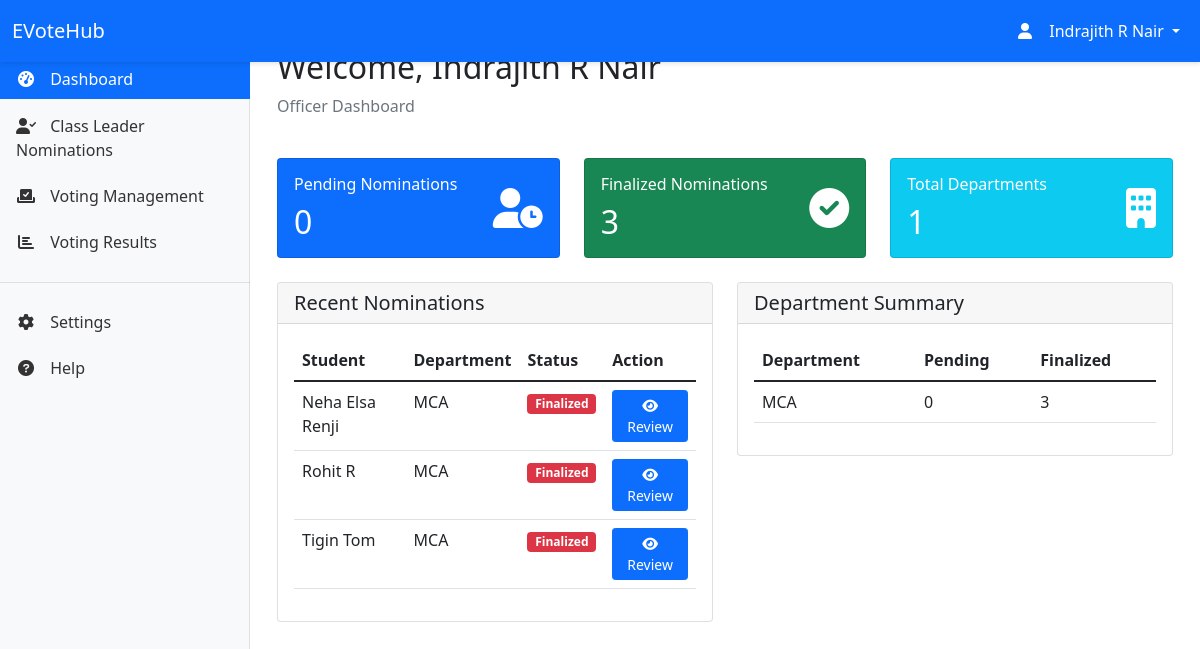
Before: /officer/dashboard/ (signed in) with the older database file.
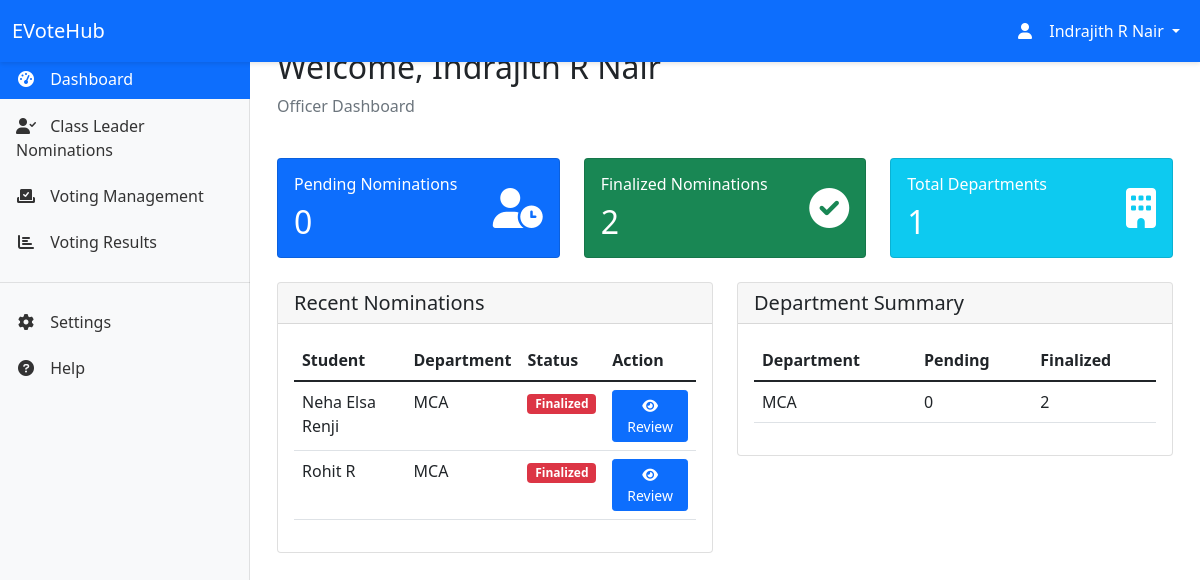
After: the same page with the newer database file.
### myapp/models.py (models this page shows, shortened)
class ClassLeaderNomination(models.Model):
    student = models.ForeignKey(Student, on_delete=models.CASCADE)
    department = models.ForeignKey(Department, on_delete=models.CASCADE)
    nomination_text = models.TextField()
    marks = models.DecimalField(max_digits=4, decimal_places=2, default=0.00, help_text="CGPA on a scale of 10")
    achievements = models.TextField(blank=True, null=True)
    status = models.CharField(max_length=20, choices=[
        ('pending', 'Pending'),
        ('approved', 'Approved'),
        ('rejected', 'Rejected'),
        ('finalized', 'Finalized')
    ], default='pending')
    created_at = models.DateTimeField(auto_now_add=True)
    updated_at = models.DateTimeField(auto_now=True)
    reviewed_by = models.ForeignKey(HOD, on_delete=models.SET_NULL, null=True, blank=True)
    reviewed_at = models.DateTimeField(null=True, blank=True)
    feedback = models.TextField(blank=True, null=True)
    finalized_by = models.ForeignKey(Officer, on_delete=models.SET_NULL, null=True, blank=True)
    finalized_at = models.DateTimeField(null=True, blank=True)
    finalization_notes = models.TextField(blank=True, null=True)
    class Meta:
        ordering = ['-created_at']

class Student(models.Model):
    GENDER_CHOICES = [
        ('M', 'Male'),
        ('F', 'Female')
    ]
    user = models.OneToOneField(User, on_delete=models.CASCADE)
    student_id = models.CharField(max_length=20, unique=True)
    department = models.ForeignKey(Department, on_delete=models.CASCADE)
    gender = models.CharField(max_length=1, choices=GENDER_CHOICES, default='M')
    profile_picture = models.ImageField(upload_to='static/images/profiles/', null=True, blank=True)
    created_at = models.DateTimeField(auto_now_add=True)
    updated_at = models.DateTimeField(auto_now=True)

class Department(models.Model):
    name = models.CharField(max_length=100)
    code = models.CharField(max_length=10, unique=True)
    created_at = models.DateTimeField(default=timezone.now)
    updated_at = models.DateTimeField(auto_now=True)

### myapp/views.py (the view)
# urls.py: path('officer/dashboard/', views.officer_home, name='officer_home'),
@login_required
def officer_home(request):
    try:
        officer = request.user.officer
    except Officer.DoesNotExist:
        messages.error(request, 'Access denied. You are not authorized as an Officer.')
        return redirect('home')
    pending_nominations = ClassLeaderNomination.objects.filter(status='approved').count()
    finalized_nominations = ClassLeaderNomination.objects.filter(status='finalized').count()
    total_departments = Department.objects.count()
    recent_nominations = ClassLeaderNomination.objects.filter(
        status__in=['approved', 'finalized']
    ).select_related('student__user', 'department').order_by('-updated_at')[:5]
    department_summary = []
    for department in Department.objects.all():
        summary = {
            'name': department.name,
            'pending_count': ClassLeaderNomination.objects.filter(
                department=department,
                status='approved'
            ).count(),
            'finalized_count': ClassLeaderNomination.objects.filter(
                department=department,
                status='finalized'
            ).count()
        }
        department_summary.append(summary)
    context = {
        'officer': officer,
        'pending_nominations': pending_nominations,
        'finalized_nominations': finalized_nominations,
        'total_departments': total_departments,
        'recent_nominations': recent_nominations,
        'department_summary': department_summary
    }
    return render(request, 'officer/officer_home.html', context)

### templates/officer/officer_home.html (shortened to what the changed rows need)
{% extends 'officer/base_officer.html' %}
{% block content %}
<div class="container-fluid">
    <div class="row mb-4">
        <div class="col-12">
            <h2>Welcome, {{ request.user.get_full_name }}</h2>
        </div>
    </div>
    <div class="row mb-4">
        <div class="col-md-4">
            <div class="card bg-primary text-white">
                <div class="card-body">
                    <div class="d-flex justify-content-between align-items-center">
                        <div>
                            <h2 class="mt-2 mb-0">{{ pending_nominations }}</h2>
                        </div>
                    </div>
                </div>
            </div>
        </div>
        <div class="col-md-4">
            <div class="card bg-success text-white">
                <div class="card-body">
                    <div class="d-flex justify-content-between align-items-center">
                        <div>
                            <h6 class="card-title mb-0">Finalized Nominations</h6>
                            <h2 class="mt-2 mb-0">{{ finalized_nominations }}</h2>
                        </div>
                    </div>
                </div>
            </div>
        </div>
        <div class="col-md-4">
            <div class="card bg-info text-white">
                <div class="card-body">
                    <div class="d-flex justify-content-between align-items-center">
                        <div>
                            <h2 class="mt-2 mb-0">{{ total_departments }}</h2>
                        </div>
                    </div>
                </div>
            </div>
        </div>
    </div>
    <div class="row">
        <div class="col-md-6">
            <div class="card">
                <div class="card-body">
                    {% if recent_nominations %}
                    <div class="table-responsive">
                        <table class="table table-hover">
                            <thead>
                                <tr>
                                    <th>Student</th>
                                    <th>Department</th>
                                    <th>Status</th>
                                    <th>Action</th>
                                </tr>
                            </thead>
                            <tbody>
                                {% for nomination in recent_nominations %}
                                <tr>
                                    <td>{{ nomination.student.user.get_full_name }}</td>
                                    <td>{{ nomination.department.name }}</td>
                                    <td>
                                        <span class="badge {% if nomination.status == 'pending' %}bg-warning
                                                          {% elif nomination.status == 'approved' %}bg-success
                                                          {% else %}bg-danger{% endif %}">
                                            {{ nomination.status|title }}
                                        </span>
                                    </td>
                                    <td>
                                        <a href="{% url 'officer_review_nomination' nomination.id %}" class="btn btn-sm btn-primary">
                                            <i class="fas fa-eye"></i> Review
                                        </a>
                                    </td>
                                </tr>
                                {% endfor %}
                            </tbody>
                        </table>
                    </div>
                    {% else %}
                    <p class="text-muted mb-0">No recent nominations to display.</p>
                    {% endif %}
                </div>
            </div>
        </div>
        <div class="col-md-6">
            <div class="card">
                <div class="card-body">
                    {% if department_summary %}
                    <div class="table-responsive">
                        <table class="table table-hover">
                            <thead>
                                <tr>
                                    <th>Department</th>
                                    <th>Pending</th>
                                    <th>Finalized</th>
                                </tr>
                            </thead>
                            <tbody>
                                {% for dept in department_summary %}
                                <tr>
                                    <td>{{ dept.name }}</td>
                                    <td>{{ dept.pending_count }}</td>
                                    <td>{{ dept.finalized_count }}</td>
                                </tr>
                                {% endfor %}
                            </tbody>
                        </table>
                    </div>
                    {% else %}
                    <p class="text-muted mb-0">No department data available.</p>
                    {% endif %}
                </div>
            </div>
        </div>
    </div>
</div>
{% endblock %}

Changed rows visible on the page:
removed ClassLeaderNomination: student.user.get_full_name "Tigin Tom", department.name "MCA", status "Finalized"
Other visible differences:
{{ finalized_nominations }}: "3" → "2"
new list line: "MCA"
new list line: "0 2"
list line gone: "MCA"
list line gone: "0 3"
